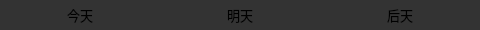
  <widget class="QFrame" name="frame_date">
   <property name="geometry">
    <rect>
     <x>0</x>
     <y>150</y>
     <width>480</width>
     <height>30</height>
    </rect>
   </property>
   <property name="minimumSize">
    <size>
     <width>480</width>
     <height>30</height>
    </size>
   </property>
   <property name="maximumSize">
    <size>
     <width>480</width>
     <height>30</height>
    </size>
   </property>
   <property name="styleSheet">
    <string notr="true">background:rgb(51,51,51);</string>
   </property>
   <property name="frameShape">
    <enum>QFrame::NoFrame</enum>
   </property>
   <property name="frameShadow">
    <enum>QFrame::Plain</enum>
   </property>
   <layout class="QHBoxLayout" name="horizontalLayout_20">
    <property name="spacing">
     <number>0</number>
    </property>
    <property name="leftMargin">
     <number>0</number>
    </property>
    <property name="topMargin">
     <number>0</number>
    </property>
    <property name="rightMargin">
     <number>0</number>
    </property>
    <property name="bottomMargin">
     <number>0</number>
    </property>
    <item>
     <widget class="QPushButton" name="pushButton_today">
      <property name="minimumSize">
       <size>
        <width>160</width>
        <height>30</height>
       </size>
      </property>
      <property name="maximumSize">
       <size>
        <width>160</width>
        <height>30</height>
       </size>
      </property>
      <property name="font">
       <font>
        <family>华光胖头鱼_CNKI</family>
        <pointsize>10</pointsize>
       </font>
      </property>
      <property name="styleSheet">
       <string notr="true">QPushButton {
	border: none;
	background-color: rgba(0,0,0,0);
}
QPushButton:hover {

	background-color: rgb(0,143,150);
}
QPushButton:pressed {	
	background-color: rgba(0,0,0,0);
}
QPushButton:checked
{
    border-image: rgb(0,143,150);
}</string>
      </property>
      <property name="text">
       <string>今天</string>
      </property>
      <property name="checkable">
       <bool>false</bool>
      </property>
      <property name="checked">
       <bool>false</bool>
      </property>
      <property name="autoExclusive">
       <bool>false</bool>
      </property>
      <property name="autoDefault">
       <bool>false</bool>
      </property>
      <property name="default">
       <bool>false</bool>
      </property>
     </widget>
    </item>
    <item>
     <widget class="QPushButton" name="pushButton_tomorrow">
      <property name="minimumSize">
       <size>
        <width>160</width>
        <height>30</height>
       </size>
      </property>
      <property name="maximumSize">
       <size>
        <width>160</width>
        <height>30</height>
       </size>
      </property>
      <property name="font">
       <font>
        <family>华光胖头鱼_CNKI</family>
        <pointsize>10</pointsize>
       </font>
      </property>
      <property name="styleSheet">
       <string notr="true">QPushButton {
	border: none;
	background-color: rgba(0,0,0,0);
}
QPushButton:hover {

	background-color: rgb(0,143,150);
}
QPushButton:pressed {	
	background-color: rgba(0,0,0,0);
}</string>
      </property>
      <property name="text">
       <string>明天</string>
      </property>
      <property name="checkable">
       <bool>false</bool>
      </property>
      <property name="checked">
       <bool>false</bool>
      </property>
      <property name="autoExclusive">
       <bool>false</bool>
      </property>
     </widget>
    </item>
    <item>
     <widget class="QPushButton" name="pushButton_dayAfterTomorrow">
      <property name="minimumSize">
       <size>
        <width>160</width>
        <height>30</height>
       </size>
      </property>
      <property name="maximumSize">
       <size>
        <width>160</width>
        <height>30</height>
       </size>
      </property>
      <property name="font">
       <font>
        <family>华光胖头鱼_CNKI</family>
        <pointsize>10</pointsize>
       </font>
      </property>
      <property name="styleSheet">
       <string notr="true">QPushButton {
	border: none;
	background-color: rgba(0,0,0,0);
}
QPushButton:hover {

	background-color: rgb(0,143,150);
}
QPushButton:pressed {	
	background-color: rgba(0,0,0,0);
}</string>
      </property>
      <property name="text">
       <string>后天</string>
      </property>
      <property name="checkable">
       <bool>false</bool>
      </property>
      <property name="autoExclusive">
       <bool>false</bool>
      </property>
     </widget>
    </item>
   </layout>
  </widget>
